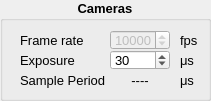
     <widget class="QGroupBox" name="CameraMainBox">
      <property name="geometry">
       <rect>
        <x>290</x>
        <y>240</y>
        <width>211</width>
        <height>101</height>
       </rect>
      </property>
      <property name="font">
       <font>
        <pointsize>10</pointsize>
        <weight>75</weight>
        <bold>true</bold>
       </font>
      </property>
      <property name="title">
       <string>Cameras</string>
      </property>
      <property name="alignment">
       <set>Qt::AlignHCenter</set>
      </property>
      <property name="lineWidth" stdset="0">
       <number>2</number>
      </property>
      <widget class="QLabel" name="textLabelCameraSamplePeriod">
       <property name="geometry">
        <rect>
         <x>20</x>
         <y>70</y>
         <width>90</width>
         <height>20</height>
        </rect>
       </property>
       <property name="font">
        <font>
         <pointsize>10</pointsize>
         <weight>50</weight>
         <bold>false</bold>
         <kerning>false</kerning>
        </font>
       </property>
       <property name="text">
        <string>Sample Period</string>
       </property>
       <property name="wordWrap">
        <bool>false</bool>
       </property>
      </widget>
      <widget class="QLabel" name="textLabelCameraFrameRate">
       <property name="geometry">
        <rect>
         <x>20</x>
         <y>30</y>
         <width>90</width>
         <height>20</height>
        </rect>
       </property>
       <property name="font">
        <font>
         <pointsize>10</pointsize>
         <weight>50</weight>
         <bold>false</bold>
         <kerning>false</kerning>
        </font>
       </property>
       <property name="text">
        <string>Frame rate</string>
       </property>
       <property name="wordWrap">
        <bool>false</bool>
       </property>
      </widget>
      <widget class="QLabel" name="textLabelCameraExposureTime">
       <property name="geometry">
        <rect>
         <x>20</x>
         <y>50</y>
         <width>90</width>
         <height>20</height>
        </rect>
       </property>
       <property name="font">
        <font>
         <pointsize>10</pointsize>
         <weight>50</weight>
         <bold>false</bold>
         <kerning>false</kerning>
        </font>
       </property>
       <property name="text">
        <string>Exposure</string>
       </property>
       <property name="wordWrap">
        <bool>false</bool>
       </property>
      </widget>
      <widget class="QSpinBox" name="CamerasExposureTime">
       <property name="geometry">
        <rect>
         <x>110</x>
         <y>50</y>
         <width>60</width>
         <height>20</height>
        </rect>
       </property>
       <property name="font">
        <font>
         <pointsize>10</pointsize>
         <weight>50</weight>
         <bold>false</bold>
         <kerning>false</kerning>
        </font>
       </property>
       <property name="toolTip">
        <string>Select and press shift+F1 for help</string>
       </property>
       <property name="whatsThis">
        <string>&lt;html&gt;&lt;head/&gt;&lt;body&gt;&lt;p&gt;Max exposure time determined by :&lt;/p&gt;&lt;p&gt;    1)  framerate&lt;/p&gt;&lt;p&gt;    2)  fixed dead time of 50 usec&lt;/p&gt;&lt;p&gt;&lt;br/&gt;&lt;/p&gt;&lt;p&gt;Example :&lt;/p&gt;&lt;p&gt;    Laser PC rate 5 kHz. and 1 camera in use&lt;/p&gt;&lt;p&gt;    gives ::&lt;/p&gt;&lt;p&gt;      camera framerate of 10.9 kHz and&lt;/p&gt;&lt;p&gt;      a max exposure time of  91.7 - 50 = 41.7 usec&lt;/p&gt;&lt;/body&gt;&lt;/html&gt;</string>
       </property>
       <property name="wrapping">
        <bool>false</bool>
       </property>
       <property name="minimum">
        <number>1</number>
       </property>
       <property name="maximum">
        <number>100000</number>
       </property>
       <property name="value">
        <number>30</number>
       </property>
       <property name="displayIntegerBase">
        <number>10</number>
       </property>
      </widget>
      <widget class="QLabel" name="CamerasSamplePeriod">
       <property name="geometry">
        <rect>
         <x>110</x>
         <y>70</y>
         <width>60</width>
         <height>20</height>
        </rect>
       </property>
       <property name="font">
        <font>
         <pointsize>10</pointsize>
         <weight>50</weight>
         <bold>false</bold>
         <kerning>false</kerning>
        </font>
       </property>
       <property name="toolTip">
        <string>in usec</string>
       </property>
       <property name="text">
        <string>----</string>
       </property>
       <property name="alignment">
        <set>Qt::AlignCenter</set>
       </property>
       <property name="wordWrap">
        <bool>false</bool>
       </property>
      </widget>
      <widget class="QLabel" name="textLabelBu3_2_2_6">
       <property name="geometry">
        <rect>
         <x>180</x>
         <y>50</y>
         <width>21</width>
         <height>21</height>
        </rect>
       </property>
       <property name="font">
        <font>
         <pointsize>10</pointsize>
         <weight>50</weight>
         <bold>false</bold>
         <kerning>false</kerning>
        </font>
       </property>
       <property name="text">
        <string>μs</string>
       </property>
       <property name="alignment">
        <set>Qt::AlignLeading|Qt::AlignLeft|Qt::AlignVCenter</set>
       </property>
       <property name="wordWrap">
        <bool>false</bool>
       </property>
      </widget>
      <widget class="QLabel" name="textLabelBu3_2_2_7">
       <property name="geometry">
        <rect>
         <x>180</x>
         <y>30</y>
         <width>21</width>
         <height>21</height>
        </rect>
       </property>
       <property name="font">
        <font>
         <pointsize>10</pointsize>
         <weight>50</weight>
         <bold>false</bold>
         <kerning>false</kerning>
        </font>
       </property>
       <property name="text">
        <string>fps</string>
       </property>
       <property name="alignment">
        <set>Qt::AlignLeading|Qt::AlignLeft|Qt::AlignVCenter</set>
       </property>
       <property name="wordWrap">
        <bool>false</bool>
       </property>
      </widget>
      <widget class="QSpinBox" name="CamerasFrameRate">
       <property name="enabled">
        <bool>false</bool>
       </property>
       <property name="geometry">
        <rect>
         <x>110</x>
         <y>30</y>
         <width>60</width>
         <height>20</height>
        </rect>
       </property>
       <property name="font">
        <font>
         <pointsize>10</pointsize>
         <weight>50</weight>
         <bold>false</bold>
         <kerning>false</kerning>
        </font>
       </property>
       <property name="toolTip">
        <string>Select and press shift+F1 for help</string>
       </property>
       <property name="whatsThis">
        <string>&lt;html&gt;&lt;head/&gt;&lt;body&gt;&lt;p&gt;Max exposure time determined by :&lt;/p&gt;&lt;p&gt;    1)  framerate&lt;/p&gt;&lt;p&gt;    2)  fixed dead time of 50 usec&lt;/p&gt;&lt;p&gt;&lt;br/&gt;&lt;/p&gt;&lt;p&gt;Example :&lt;/p&gt;&lt;p&gt;    Laser PC rate 5 kHz. and 1 camera in use&lt;/p&gt;&lt;p&gt;    gives ::&lt;/p&gt;&lt;p&gt;      camera framerate of 10.9 kHz and&lt;/p&gt;&lt;p&gt;      a max exposure time of  91.7 - 50 = 41.7 usec&lt;/p&gt;&lt;/body&gt;&lt;/html&gt;</string>
       </property>
       <property name="wrapping">
        <bool>false</bool>
       </property>
       <property name="minimum">
        <number>10</number>
       </property>
       <property name="maximum">
        <number>10900</number>
       </property>
       <property name="value">
        <number>10000</number>
       </property>
      </widget>
      <widget class="QLabel" name="textLabelBu3_2_2_12">
       <property name="geometry">
        <rect>
         <x>180</x>
         <y>70</y>
         <width>21</width>
         <height>21</height>
        </rect>
       </property>
       <property name="font">
        <font>
         <pointsize>10</pointsize>
         <weight>50</weight>
         <bold>false</bold>
         <kerning>false</kerning>
        </font>
       </property>
       <property name="text">
        <string>μs</string>
       </property>
       <property name="alignment">
        <set>Qt::AlignLeading|Qt::AlignLeft|Qt::AlignVCenter</set>
       </property>
       <property name="wordWrap">
        <bool>false</bool>
       </property>
      </widget>
     </widget>
